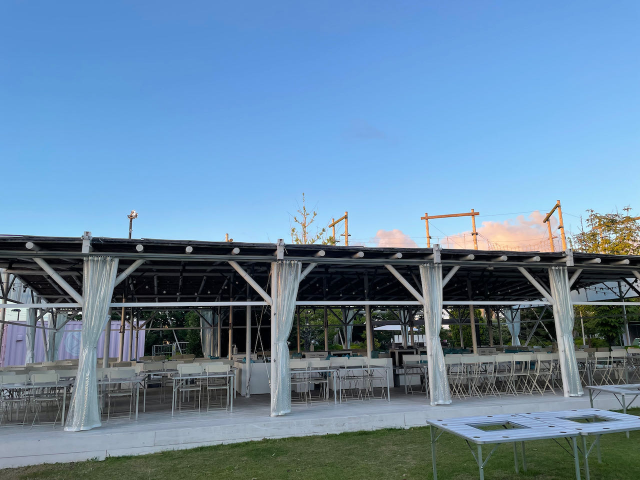
#> input picture tokoname1.jpeg, 1280 x 960 px (shown at 1/2 size)
$ python pillowFull.py
#> lines starting #> are read from the running program, lines starting #| are printed output that depends on the picture
from PIL import Image
import numpy as np

#reading images
image1 = Image.open('tokoname1.jpeg')
#> image1 is the input picture: PIL image 1280x960 RGB; mean R, G, B 103.5, 134.9, 162
image2 = Image.open('tokoname2.jpeg')
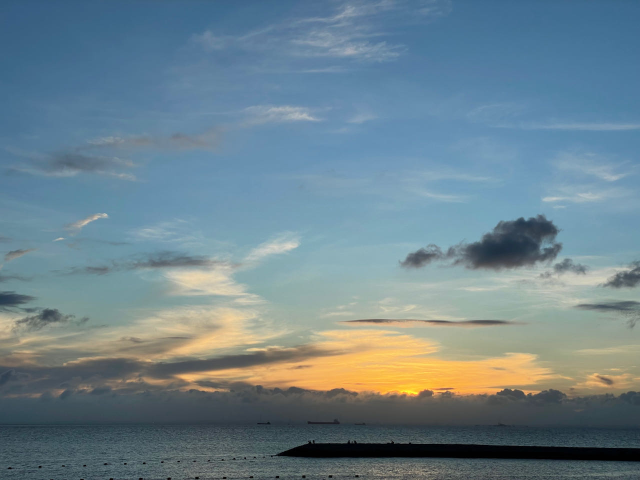
#> input picture tokoname2.jpeg, 1280 x 960 px (shown at 1/2 size)
#> image2 is the input picture: PIL image 1280x960 RGB; mean R, G, B 109.2, 131, 140.6
# image2.show()
# shows the image width x Height
print(image2.size)
#| (1280, 960)

# [57 lines of commented-out code are left out]
size= (500,500)
crop_image = image1.copy()
crop_image.thumbnail(size)
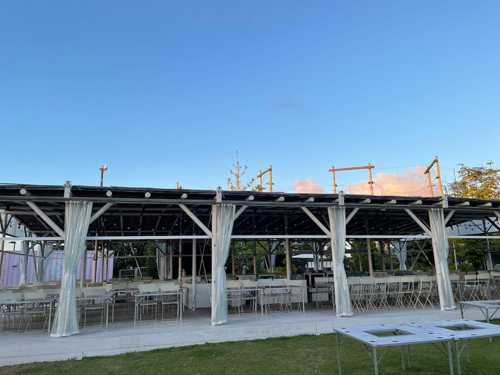
#> crop_image: PIL image 500x375 RGB; mean R, G, B 103.5, 134.9, 162

copied_image = image1.copy()
copied_image.paste(crop_image,(0,0))
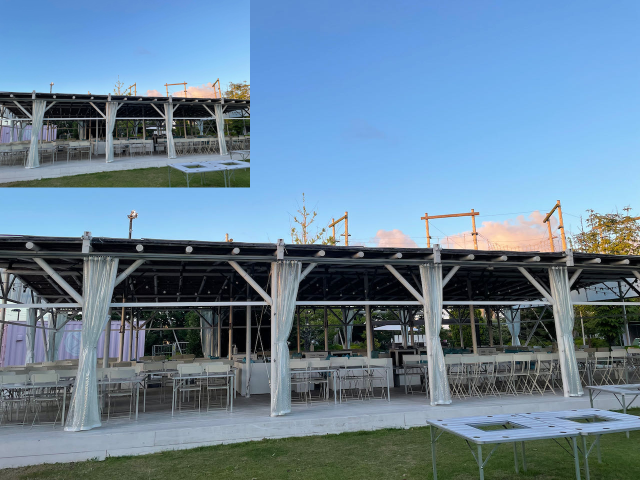
#> copied_image: PIL image 1280x960 RGB (shown at 1/2 size); mean R, G, B 104, 131.1, 152.8
copied_image.show()
